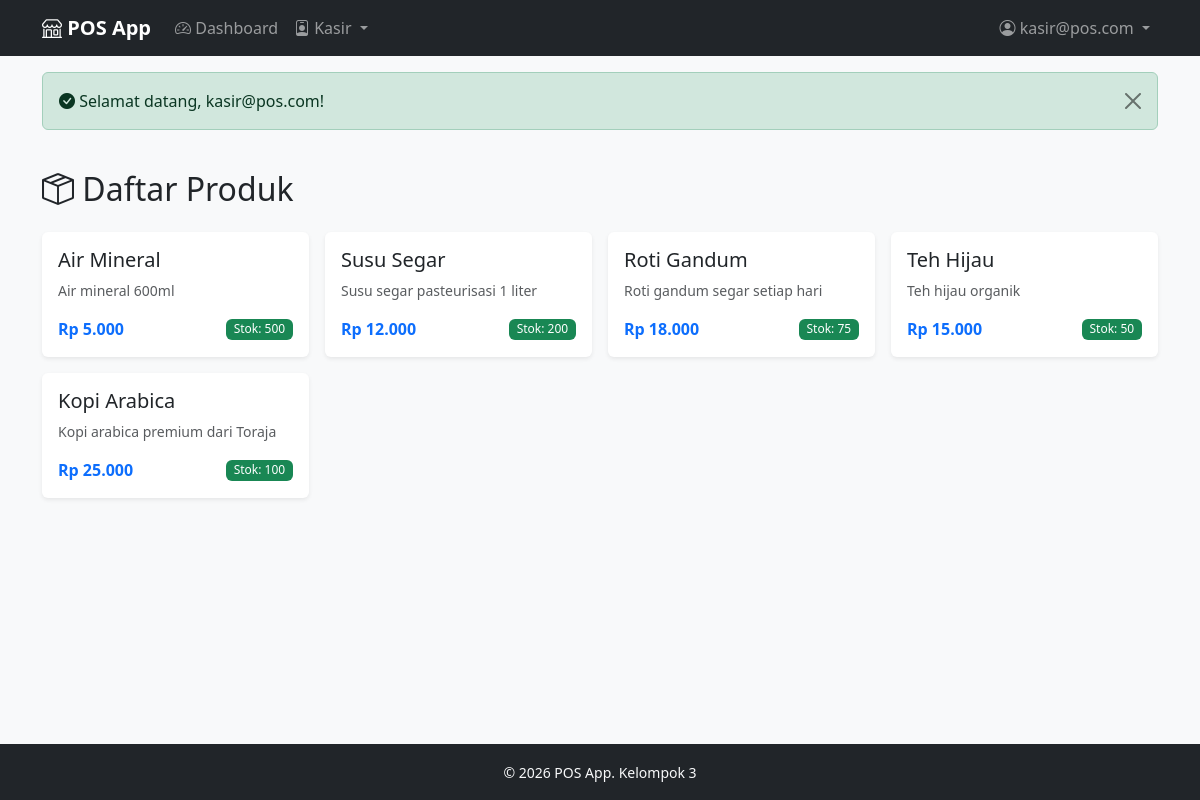
The app's page /kasir/product (signed in) with its own data.
### tables this page shows
CREATE TABLE IF NOT EXISTS products (
    id INT AUTO_INCREMENT PRIMARY KEY,
    name VARCHAR(255) NOT NULL,
    image VARCHAR(255) DEFAULT NULL,
    price DECIMAL(12,2) NOT NULL DEFAULT 0,
    stock INT NOT NULL DEFAULT 0,
    description TEXT,
    created_at TIMESTAMP DEFAULT CURRENT_TIMESTAMP,
    updated_at TIMESTAMP DEFAULT CURRENT_TIMESTAMP ON UPDATE CURRENT_TIMESTAMP,
    deleted_at TIMESTAMP DEFAULT NULL
);

### app/Controllers/Controller.php (called while the page is built, shortened)
<?php
class Controller
{
    protected function view(string $viewName, array $data = []): void
    {
        require BASE_PATH . '/app/Views/layouts/main.php';
    }
}

### app/Controllers/Kasir/KasirProductController.php (called while the page is built, shortened)
<?php
require_once __DIR__ . '/../Controller.php';
require_once BASE_PATH . '/app/Models/Product.php';
class KasirProductController extends Controller
{
    private Product $productModel;
    public function __construct()
    {
        $this->productModel = new Product();
    }
    public function index(): void
    {
        $products = $this->productModel->getAll();
        $this->view('kasir/product/index', [
            'title'    => 'Daftar Produk',
            'products' => $products,
        ]);
    }
}

### config/database.php (called while the page is built)
<?php
function getConnection(): PDO
{
    static $pdo = null;
    if ($pdo === null) {
        $host = env('DB_HOST', 'localhost');
        $port = env('DB_PORT', '3306');
        $db   = env('DB_DATABASE', 'pos_db');
        $user = env('DB_USERNAME', 'root');
        $pass = env('DB_PASSWORD', '');
        $dsn = "mysql:host={$host};port={$port};dbname={$db};charset=utf8mb4";
        try {
            $pdo = new PDO($dsn, $user, $pass, [
                PDO::ATTR_ERRMODE            => PDO::ERRMODE_EXCEPTION,
                PDO::ATTR_DEFAULT_FETCH_MODE => PDO::FETCH_ASSOC,
                PDO::ATTR_EMULATE_PREPARES   => false,
            ]);
        } catch (PDOException $e) {
            if (APP_ENV === 'local') {
                die("Koneksi database gagal: " . $e->getMessage());
            } else {
                die("Terjadi kesalahan pada server. Silakan coba lagi nanti.");
            }
        }
    }
    return $pdo;
}

### app/Models/Product.php (called while the page is built, shortened)
<?php
class Product
{
    private PDO $pdo;
    public function __construct()
    {
        $this->pdo = getConnection();
    }
    public function getAll(): array
    {
        $stmt = $this->pdo->query("SELECT * FROM products ORDER BY id DESC");
        return $stmt->fetchAll();
    }
}

### helpers/functions.php (called while the page is built, shortened)
<?php
function formatRupiah(int|float $angka): string
{
    return 'Rp ' . number_format($angka, 0, ',', '.');
}
function e(?string $value): string
{
    return htmlspecialchars($value ?? '', ENT_QUOTES, 'UTF-8');
}

### app/Views/kasir/product/index.php (the view)
<h2 class="mb-4"><i class="bi bi-box-seam"></i> Daftar Produk</h2>
<?php if (empty($products)): ?>
    <div class="alert alert-info">
        <i class="bi bi-info-circle"></i> Belum ada produk.
    </div>
<?php else: ?>
    <div class="row g-3">
        <?php foreach ($products as $product): ?>
            <div class="col-md-4 col-lg-3">
                <div class="card h-100 border-0 shadow-sm">
                    <div class="card-body">
                        <h5 class="card-title"><?= e($product['name']) ?></h5>
                        <p class="card-text text-muted small"><?= e($product['description'] ?? '-') ?></p>
                        <div class="d-flex justify-content-between align-items-center">
                            <span class="fw-bold text-primary"><?= formatRupiah($product['price']) ?></span>
                            <?php if ($product['stock'] <= 5): ?>
                                <span class="badge bg-danger">Stok: <?= $product['stock'] ?></span>
                            <?php else: ?>
                                <span class="badge bg-success">Stok: <?= $product['stock'] ?></span>
                            <?php endif; ?>
                        </div>
                    </div>
                </div>
            </div>
        <?php endforeach; ?>
    </div>
<?php endif; ?>

### public/assets/css/style.css (style rules this page uses)
body { background-color: #f8f9fa; min-height: 100vh; display: flex; flex-direction: column; }
.card { transition: transform 0.2s ease, box-shadow 0.2s ease; }
.badge { font-weight: 500; }

### records on screen
products: name "Air Mineral", description "Air mineral 600ml", price "Rp 5.000", stock "500"
products: name "Susu Segar", description "Susu segar pasteurisasi 1 liter", price "Rp 12.000", stock "200"
products: name "Roti Gandum", description "Roti gandum segar setiap hari", price "Rp 18.000", stock "75"
products: name "Teh Hijau", description "Teh hijau organik", price "Rp 15.000", stock "50"
products: name "Kopi Arabica", description "Kopi arabica premium dari Toraja", price "Rp 25.000", stock "100"

### other values on screen
APP_NAME "POS App"
$_SESSION['user']['email'] "kasir@pos.com"
$successMsg "Selamat datang, kasir@pos.com!"
